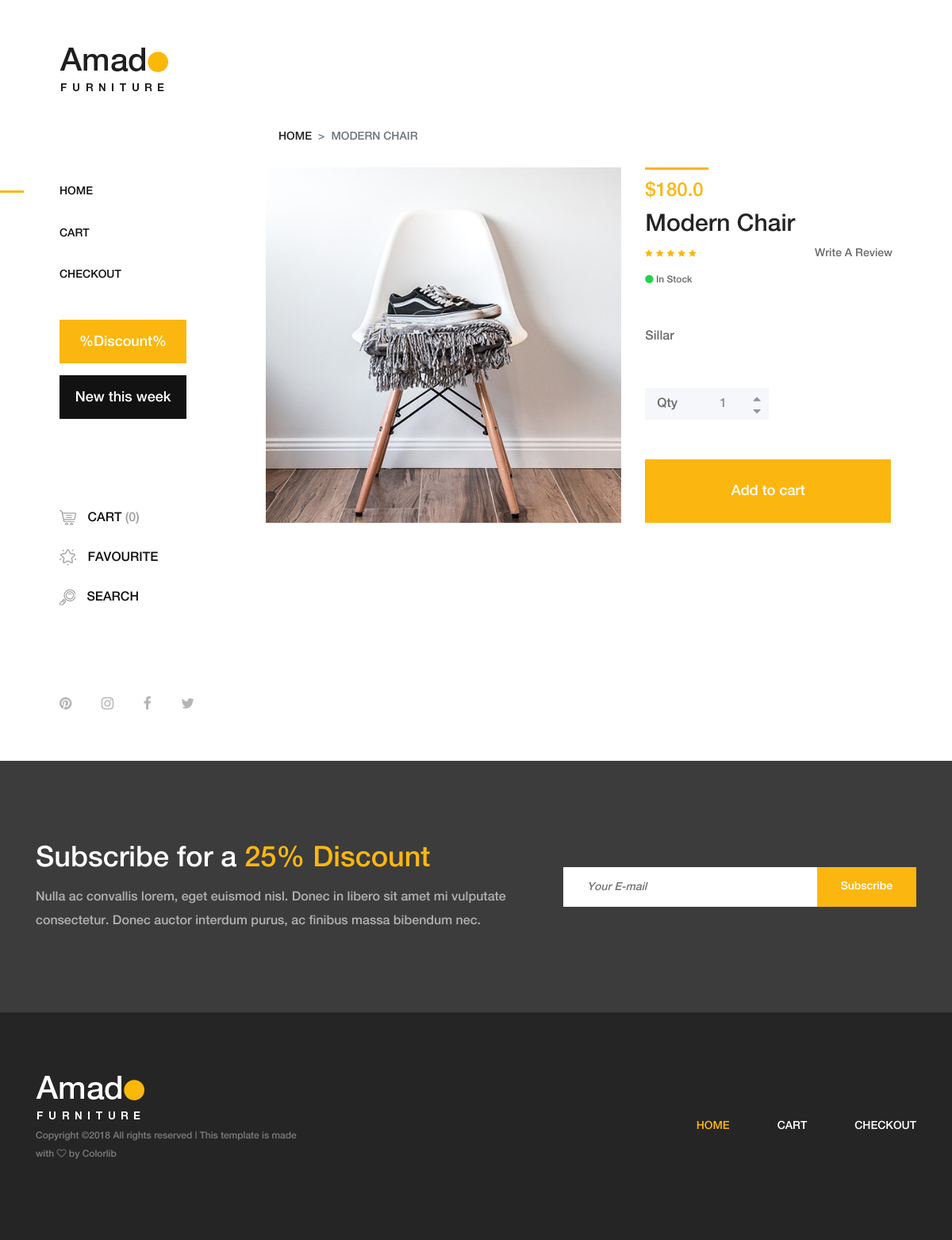
Page /detail/1/ on the committed database.
### shop/models.py (models this page shows)
class Product(models.Model):
    name = models.CharField(max_length=30)
    price = models.FloatField()
    state = models.IntegerField()
    description = models.CharField(max_length=300)
    img_path = models.CharField(max_length=300)
    thumb_path = models.CharField(max_length=300)

### shop/views.py (the view)
# urls.py: path('detail/<int:product_id>/', views.detail,name='detail'),
def detail(request, product_id):
    product = get_object_or_404(Product, pk=product_id)
    return render(request, 'shop/product-details.html', {'product': product})

### shop/templates/shop/product-details.html (shortened to what this page needs)
<!DOCTYPE html>
<html lang="en">
<head>
    {% load static %}
    <link rel="stylesheet" href="{% static 'css/core-style.css' %}">
    <link rel="stylesheet" href="{% static 'style.css' %}">
</head>
<body>
    <div class="main-content-wrapper d-flex clearfix">
        <header class="header-area clearfix">
            <div class="logo">
                <a href="/"><img src="{% static 'img/core-img/logo.png' %}" alt=""></a>
            </div>
            <nav class="amado-nav">
                <ul>
                    <li class="active"><a href="/">Home</a></li>
                    <li><a href="/cart/">Cart</a></li>
                    <li><a href="/checkout/">Checkout</a></li>
                </ul>
            </nav>
            <div class="amado-btn-group mt-30 mb-100">
                <a href="#" class="btn amado-btn mb-15">%Discount%</a>
                <a href="#" class="btn amado-btn active">New this week</a>
            </div>
            <div class="cart-fav-search mb-100">
                <a href="/cart/" class="cart-nav"><img src="{% static 'img/core-img/cart.png'%}" alt=""> Cart <span>(0)</span></a>
                <a href="#" class="fav-nav"><img src="{% static 'img/core-img/favorites.png'%}" alt=""> Favourite</a>
                <a href="#" class="search-nav"><img src="{% static 'img/core-img/search.png'%}" alt=""> Search</a>
            </div>
            <div class="social-info d-flex justify-content-between">
                <a href="#"><i class="fa fa-pinterest" aria-hidden="true"></i></a>
                <a href="#"><i class="fa fa-instagram" aria-hidden="true"></i></a>
                <a href="#"><i class="fa fa-facebook" aria-hidden="true"></i></a>
                <a href="#"><i class="fa fa-twitter" aria-hidden="true"></i></a>
            </div>
        </header>
        <div class="single-product-area section-padding-100 clearfix">
            <div class="container-fluid">
                <div class="row">
                    <div class="col-12">
                        <nav aria-label="breadcrumb">
                            <ol class="breadcrumb mt-50">
                                <li class="breadcrumb-item"><a href="#">Home</a></li>
                                <li class="breadcrumb-item active" aria-current="page">{{ product.name }}</li>
                            </ol>
                        </nav>
                    </div>
                </div>
                <div class="row">
                    <div class="col-12 col-lg-7">
                        <img src="{% static product.img_path %}" alt="">
                    </div>
                    <div class="col-12 col-lg-5">
                        <div class="single_product_desc">
                            <div class="product-meta-data">
                                <div class="line"></div>
                                <p class="product-price">${{ product.price }}</p>
                                <a href="/detail/{{product.id}}">
                                    <h6>{{ product.name }}</h6>
                                </a>
                                <div class="ratings-review mb-15 d-flex align-items-center justify-content-between">
                                    <div class="ratings">
                                        <i class="fa fa-star" aria-hidden="true"></i>
                                        <i class="fa fa-star" aria-hidden="true"></i>
                                        <i class="fa fa-star" aria-hidden="true"></i>
                                        <i class="fa fa-star" aria-hidden="true"></i>
                                        <i class="fa fa-star" aria-hidden="true"></i>
                                    </div>
                                    <div class="review">
                                        <a href="#">Write A Review</a>
                                    </div>
                                </div>
                                <p class="avaibility"><i class="fa fa-circle"></i> In Stock</p>
                            </div>
                            <div class="short_overview my-5">
                                <p>{{ product.description }}</p>
                            </div>
                            <form class="cart clearfix" method="post">
                                <div class="cart-btn d-flex mb-50">
                                    <p>Qty</p>
                                    <div class="quantity">
                                        <span class="qty-minus" onclick="var effect = document.getElementById('qty'); var qty = effect.value; if( !isNaN( qty ) &amp;&amp; qty &gt; 1 ) effect.value--;return false;"><i class="fa fa-caret-down" aria-hidden="true"></i></span>
                                        <input type="number" class="qty-text" id="qty" step="1" min="1" max="300" name="quantity" value="1">
                                        <span class="qty-plus" onclick="var effect = document.getElementById('qty'); var qty = effect.value; if( !isNaN( qty )) effect.value++;return false;"><i class="fa fa-caret-up" aria-hidden="true"></i></span>
                                    </div>
                                </div>
                                <button type="submit" name="addtocart" value="5" class="btn amado-btn">Add to cart</button>
                            </form>
                        </div>
                    </div>
                </div>
            </div>
        </div>
    </div>
    <section class="newsletter-area section-padding-100-0">
        <div class="container">
            <div class="row align-items-center">
                <div class="col-12 col-lg-6 col-xl-7">
                    <div class="newsletter-text mb-100">
                        <h2>Subscribe for a <span>25% Discount</span></h2>
                        <p>Nulla ac convallis lorem, eget euismod nisl. Donec in libero sit amet mi vulputate consectetur. Donec auctor interdum purus, ac finibus massa bibendum nec.</p>
                    </div>
                </div>
                <div class="col-12 col-lg-6 col-xl-5">
                    <div class="newsletter-form mb-100">
                        <form action="#" method="post">
                            <input type="email" name="email" class="nl-email" placeholder="Your E-mail">
                            <input type="submit" value="Subscribe" disabled>
                        </form>
                    </div>
                </div>
            </div>
        </div>
    </section>
    <footer class="footer_area clearfix">
        <div class="container">
            <div class="row align-items-center">
                <div class="col-12 col-lg-4">
                    <div class="single_widget_area">
                        <div class="footer-logo mr-50">
                            <a href="/"><img src="{% static 'img/core-img/logo2.png' %}" alt=""></a>
                        </div>
                        <p class="copywrite">
Copyright &copy;<script>document.write(new Date().getFullYear());</script> All rights reserved | This template is made with <i class="fa fa-heart-o" aria-hidden="true"></i> by <a href="https://colorlib.com" target="_blank">Colorlib</a>
</p>
                    </div>
                </div>
                <div class="col-12 col-lg-8">
                    <div class="single_widget_area">
                        <div class="footer_menu">
                            <nav class="navbar navbar-expand-lg justify-content-end">
                                <div class="collapse navbar-collapse" id="footerNavContent">
                                    <ul class="navbar-nav ml-auto">
                                        <li class="nav-item active">
                                            <a class="nav-link" href="/">Home</a>
                                        </li>
                                        <li class="nav-item">
                                            <a class="nav-link" href="/cart/">Cart</a>
                                        </li>
                                        <li class="nav-item">
                                            <a class="nav-link" href="/checkout/">Checkout</a>
                                        </li>
                                    </ul>
                                </div>
                            </nav>
                        </div>
                    </div>
                </div>
            </div>
        </div>
    </footer>
</body>
</html>

### rows in the picture
Product: name "MODERN CHAIR", img_path (picture), price "180.0", name "Modern Chair", description "Sillar"
